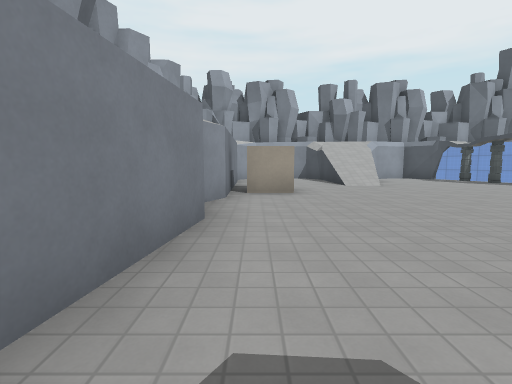
[1] (above)

16 first-person views from a walk through a 3-D level made in the Godot game engine. The camera is 1.3 m above the floor, tilts 6° down and sees 85° across. The floor is counted in squares, 2 m on a side. Each view is taken from the middle of a square. On the plan, view 1 faces up. The plan holds only what a view shows up to about 9 squares ahead; the rest is blank. The place goes on beyond the plan. Characters and animated objects are left out. Surface patterns are stand-ins for the level's own textures.

[2]
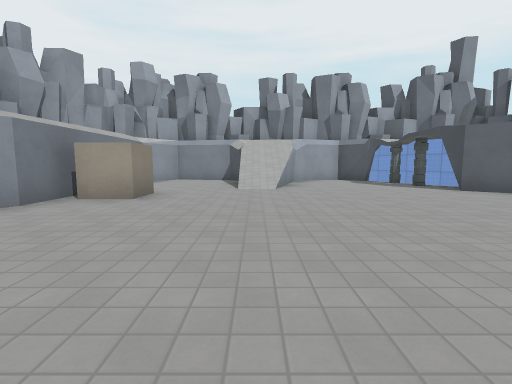

[3]
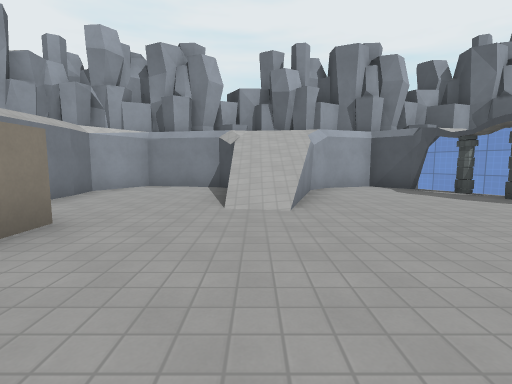

[4]
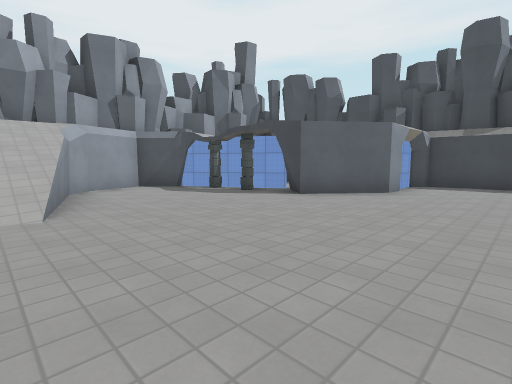

[5]
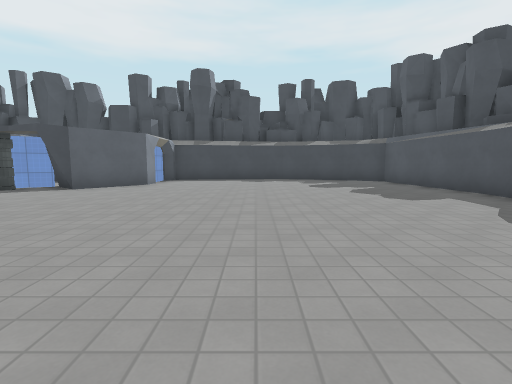

[6]
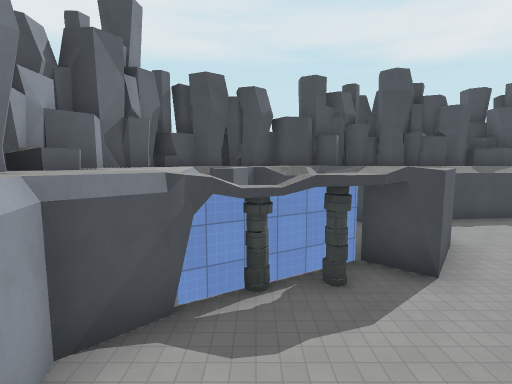

[7]
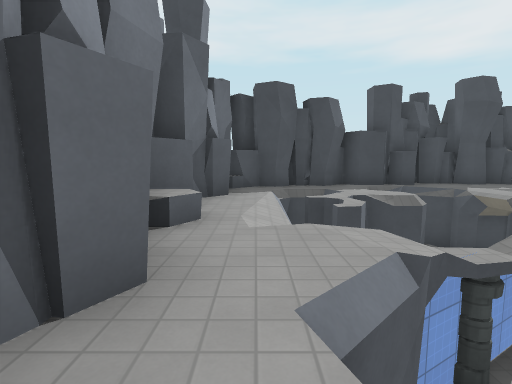

[8]
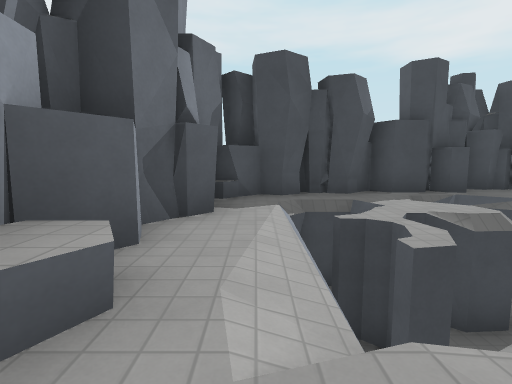

[9]
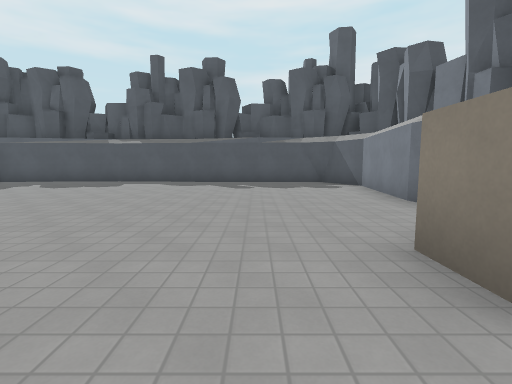

[10]
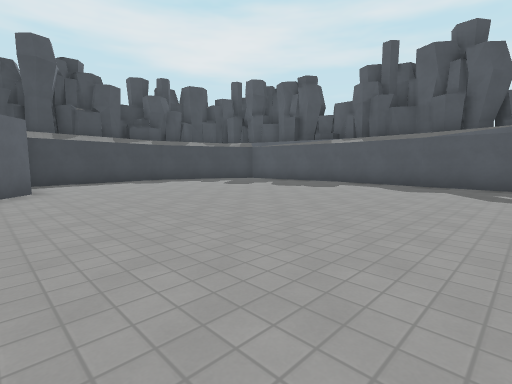

[11]
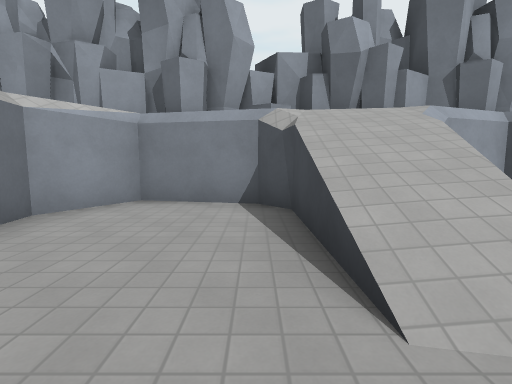

[12]
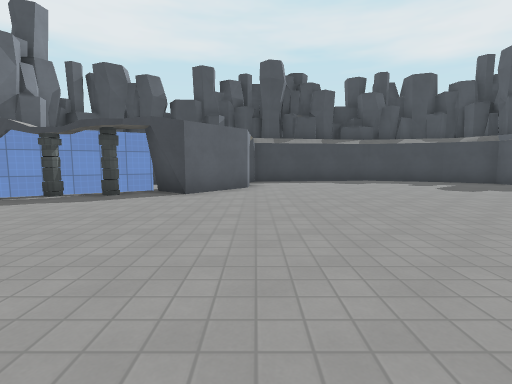

[13]
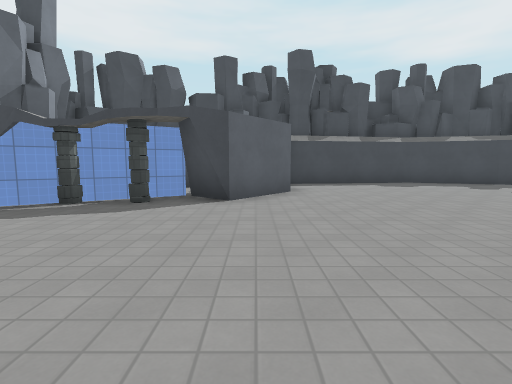

[14]
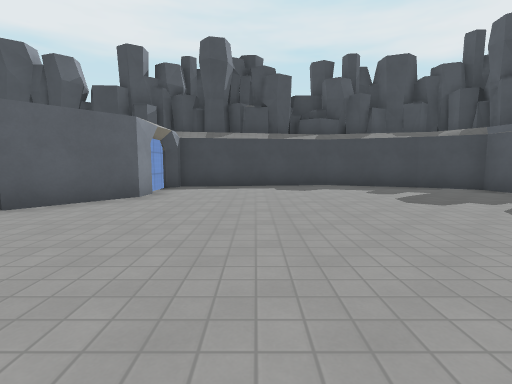

[15]
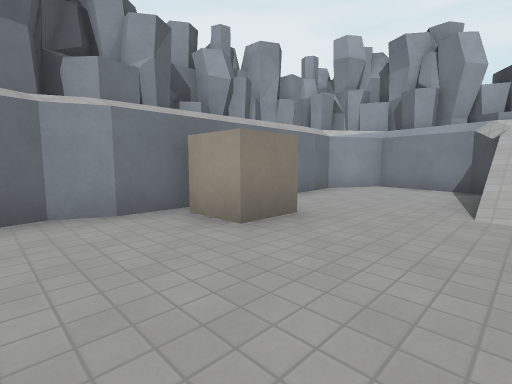

[16]
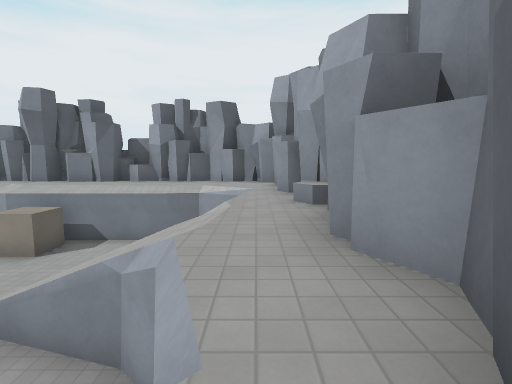

### Floor plan
Key: @ floor where view 1 was taken; # wall or solid block; . main floor; : floor 2.75 m higher than the main floor; + floor 3 m higher than the main floor; / step, stairs or slope; = window, fence, low wall or low ledge; ^ raised ledge; v drop or lower ground; C column; B block.
Columns run from 2 left of view 1 to 13 right of it. Each row starts with its distance up from view 1.
 14     ###   ##
 13  ####+####^#####
 12  ##/++++/++++++#
 11  #..////.#vvvv+#
 10  #...//...vvvv+#
  9 ++...//...C v v#
  8 ++.../....#vvvv#
  7 ++B.......##vv=#
  6 ++B........#..##
  5 +:............##
  4  #............#
  3  #............#
  2  #............#
  1  :............#
  0   @..........##
 -1   ...........#
 -2     ## :::: ##

Positions as (right, up) in squares from view 1, and headings:
1: (0, 0), facing up
2: (3, 1), facing up
3: (3, 4), facing up
4: (3, 4), facing up-right
5: (1, 3), facing right
6: (4, 10), facing right
7: (5, 12), facing right
8: (7, 12), facing right
9: (2, 8), facing down
10: (2, 7), facing down-right
11: (2, 7), facing up
12: (2, 6), facing right
13: (3, 7), facing right
14: (4, 4), facing right
15: (3, 4), facing up-left
16: (7, 12), facing left
